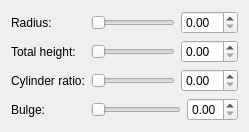
              <widget class="QWidget" name="pageCylinderHemisphere">
               <layout class="QFormLayout" name="formLayout_7">
                <item row="0" column="0">
                 <widget class="QLabel" name="labelCylHemiRadius">
                  <property name="text">
                   <string>Radius:</string>
                  </property>
                 </widget>
                </item>
                <item row="0" column="1">
                 <layout class="QHBoxLayout" name="layoutCylHemiRadius">
                  <item>
                   <widget class="QSlider" name="sliderCylHemiRadius">
                    <property name="orientation">
                     <enum>Qt::Horizontal</enum>
                    </property>
                   </widget>
                  </item>
                  <item>
                   <widget class="QDoubleSpinBox" name="spinBoxCylHemiRadius">
                    <property name="singleStep">
                     <double>0.100000000000000</double>
                    </property>
                   </widget>
                  </item>
                 </layout>
                </item>
                <item row="1" column="0">
                 <widget class="QLabel" name="labelCylHemiHeight">
                  <property name="text">
                   <string>Total height:</string>
                  </property>
                 </widget>
                </item>
                <item row="1" column="1">
                 <layout class="QHBoxLayout" name="layoutCylHemiHeight">
                  <item>
                   <widget class="QSlider" name="sliderCylHemiHeight">
                    <property name="orientation">
                     <enum>Qt::Horizontal</enum>
                    </property>
                   </widget>
                  </item>
                  <item>
                   <widget class="QDoubleSpinBox" name="spinBoxCylHemiHeight">
                    <property name="singleStep">
                     <double>0.100000000000000</double>
                    </property>
                   </widget>
                  </item>
                 </layout>
                </item>
                <item row="2" column="0">
                 <widget class="QLabel" name="labelCylHemiDomeHeight">
                  <property name="text">
                   <string>Cylinder ratio:</string>
                  </property>
                 </widget>
                </item>
                <item row="2" column="1">
                 <layout class="QHBoxLayout" name="layoutCylHemiDomeHeight">
                  <item>
                   <widget class="QSlider" name="sliderCylHemiDomeHeight">
                    <property name="orientation">
                     <enum>Qt::Horizontal</enum>
                    </property>
                   </widget>
                  </item>
                  <item>
                   <widget class="QDoubleSpinBox" name="spinBoxCylHemiDomeHeight">
                    <property name="singleStep">
                     <double>0.100000000000000</double>
                    </property>
                   </widget>
                  </item>
                 </layout>
                </item>
                <item row="3" column="0">
                 <widget class="QLabel" name="labelCylHemiBulge">
                  <property name="text">
                   <string>Bulge:</string>
                  </property>
                 </widget>
                </item>
                <item row="3" column="1">
                 <layout class="QHBoxLayout" name="layoutCylHemiBulge">
                  <item>
                   <widget class="QSlider" name="sliderCylHemiBulge">
                    <property name="maximum">
                     <number>1</number>
                    </property>
                    <property name="orientation">
                     <enum>Qt::Horizontal</enum>
                    </property>
                   </widget>
                  </item>
                  <item>
                   <widget class="QDoubleSpinBox" name="spinBoxCylHemiBulge">
                    <property name="maximum">
                     <double>1.000000000000000</double>
                    </property>
                    <property name="singleStep">
                     <double>0.010000000000000</double>
                    </property>
                   </widget>
                  </item>
                 </layout>
                </item>
               </layout>
              </widget>
